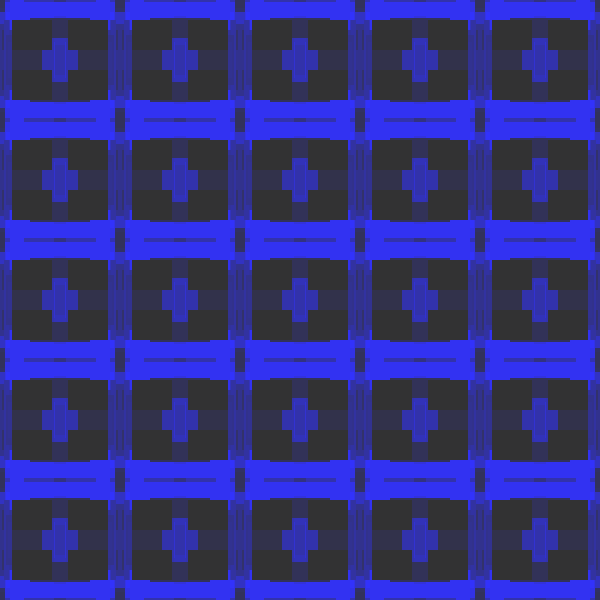
Frame 1 (no input)
Frame 60 (no input): identical to frame 1, image omitted
Frame 120 (the mouse pressed at the canvas centre since frame 60): identical to frame 1, image omitted

The p5.js sketch that drew this single still picture (run headless with seeded random() and noise() and a simulated clock; from frame 60 on, the mouse is pressed at the canvas centre):

// p5.js sketch
// ── sketch.js
let color1;
let color2;

let boxHight;
let boxWith;

const sketchWith = 600;
const sketchHight = 600;

let extraCanvas;

function preload(){
  // preload assets
}

function setup() {
  
  color1 = color(20, 20, (random(20, 255)));
  createCanvas(sketchWith, sketchHight);

  extraCanvas = createGraphics(60, 60);
  extraCanvas.background(0, 0, 255);
 
  extraCanvas.noStroke();
  decodeURIComponent
  for(let x = 0; x <= 6; x += 1) {
    for(let y = 0; y <= 6; y += 1) {
      
      color1 = color(50, 50, random(50, 255));
      extraCanvas.fill(color1);

      boxWith = (10 * (Math.ceil(random(1, 6))));
      boxHight = (10 * (Math.ceil(random(1, 6))));

      extraCanvas.rect(
        x * ((Math.ceil(random(1, 10)))),
         y * ((Math.ceil(random(1, 10)))), boxWith, boxHight);
    }
  }

  for(let a = 0; a <= 10; a += 1) {
    for(let b = 0; b <= 10; b +=1) {
      if(a % 2 === 0 && b % 2 === 0) {
        image(extraCanvas, a * 60, b * 60);
      } 
      else if(a % 2 != 0 && b % 2 === 0){
        push();
        scale(-1, 1);
        image(extraCanvas, a * (-60) - 60, b * 60);
        pop();
      } else if(a % 2 != 0 && b % 2 != 0){
        push();
        scale(-1, -1);
        image(extraCanvas, a * (-60) - 60, b * (-60) - 60);
        pop();
      } else {
        push();
        scale(1, -1);
        image(extraCanvas, a * 60, b * (-60) - 60);
        pop();
      }
    }
  }
}

function draw() {  
} 
